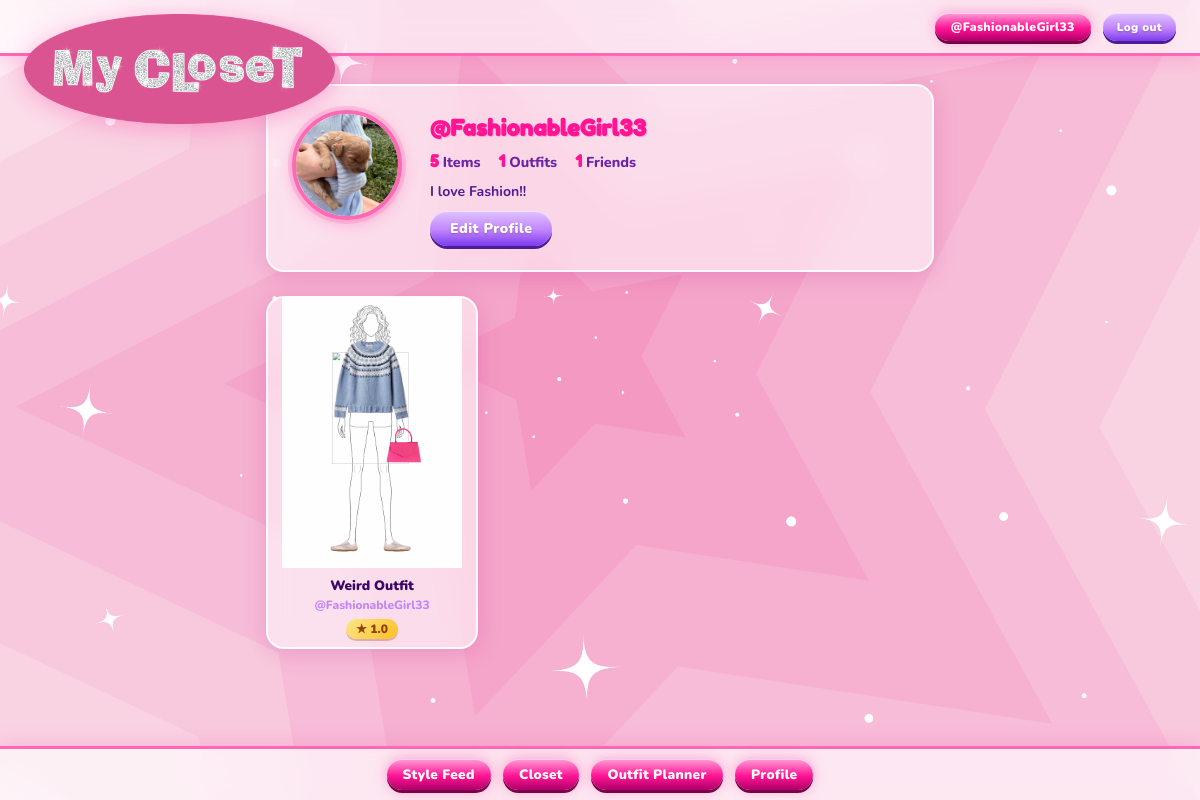
Page /mycloset/profile/ (signed in) on the committed database.
### mycloset/models.py (models this page shows, shortened)
class Profile(models.Model):
    user = models.ForeignKey(User, on_delete=models.CASCADE, related_name='mycloset_profiles')
    username = models.CharField(max_length=32, unique=True)
    profile_image = models.ImageField(upload_to='mycloset/profiles/', blank=True)
    bio = models.TextField(max_length=256, blank=True)

class Outfit(models.Model):
    profile = models.ForeignKey(Profile, on_delete=models.CASCADE)
    name = models.CharField(max_length=100)
    top = models.ForeignKey(ClothingItem, on_delete=models.CASCADE, related_name='outfit_as_top')
    top_x = models.IntegerField(null=True, blank=True)
    top_y = models.IntegerField(null=True, blank=True)
    top_width = models.PositiveIntegerField(null=True, blank=True)
    top_height = models.PositiveIntegerField(null=True, blank=True)
    bottom = models.ForeignKey(ClothingItem, on_delete=models.CASCADE, related_name='outfit_as_bottom')
    bottom_x = models.IntegerField(null=True, blank=True)
    bottom_y = models.IntegerField(null=True, blank=True)
    bottom_width = models.PositiveIntegerField(null=True, blank=True)
    bottom_height = models.PositiveIntegerField(null=True, blank=True)
    shoes = models.ForeignKey(ClothingItem, on_delete=models.SET_NULL, null=True, related_name='outfit_as_shoes')
    shoes_x = models.IntegerField(null=True, blank=True)
    shoes_y = models.IntegerField(null=True, blank=True)
    shoes_width = models.PositiveIntegerField(null=True, blank=True)
    shoes_height = models.PositiveIntegerField(null=True, blank=True)
    accessory = models.ForeignKey(ClothingItem, on_delete=models.SET_NULL, null=True, blank=True, related_name='outfit_as_accessory')
    accessory_x = models.IntegerField(null=True, blank=True)
    accessory_y = models.IntegerField(null=True, blank=True)
    accessory_width = models.PositiveIntegerField(null=True, blank=True)
    accessory_height = models.PositiveIntegerField(null=True, blank=True)
    DOLL_CENTER_X = 197
    @property
    def shoes_left_x(self):
        if self.shoes_x is not None and self.shoes_width:
            return 2 * self.DOLL_CENTER_X - self.shoes_x - self.shoes_width
        return None

class ClothingItem(models.Model):
    class ClothingType(models.TextChoices):
        TOP = 'TOP', 'Top'
        BOTTOM = 'BOTTOM', 'Bottom'
        SHOES = 'SHOES', 'Shoes'
        ACCESSORY = 'ACCESSORY', 'Accessory'
    profile = models.ForeignKey(Profile, on_delete=models.CASCADE)
    name = models.CharField(max_length=100)
    type = models.CharField(max_length=16, choices=ClothingType.choices)
    uploaded_image = models.ImageField(upload_to='mycloset/uploaded/')
    processed_image = models.ImageField(upload_to='mycloset/processed/', blank=True)
    uploaded_at = models.DateTimeField(auto_now_add=True)

### mycloset/views.py (the view)
# urls.py: path('profile/', ProfileDetailView.as_view(), name='mycloset_profile'),
class ProfileDetailView(MyClosetLoginRequiredMixin, DetailView):
    model = Profile
    template_name = 'mycloset/profile.html'
    context_object_name = 'profile'
    def get_object(self):
        return self.request.user.mycloset_profiles.first()
    def get_context_data(self, **kwargs):
        context = super().get_context_data(**kwargs)
        profile = self.object
        context['clothing_count'] = ClothingItem.objects.filter(profile=profile).count()
        context['outfits'] = Outfit.objects.filter(profile=profile).annotate(avg_rating=Avg('rating__rating')).order_by('-pk')
        context['outfit_count'] = context['outfits'].count()
        context['friend_count'] = Friendship.objects.filter(Q(profile1=profile) | Q(profile2=profile)).count()
        context['doll_url'] = DOLL_URL
        return context

### mycloset/templates/mycloset/profile.html (shortened to what this page needs)
{% extends 'mycloset/base.html' %}
{% load static %}
{% block body_class %}page-profile{% endblock %}
{% block content %}
<div class="profile_detail">
    {% if profile.profile_image %}
    <img src="{{ profile.profile_image.url }}" alt="Profile Image" class="profile-pic">
    {% else %}
    <div class="profile-initials">{{ profile.username|slice:":2"|upper }}</div>
    {% endif %}
    <div class="profile_info">
        <p class="profile_username">@{{ profile.username }}</p>
        <div class="profile_stats">
            <span><span class="stat_count">{{ clothing_count }}</span> Items</span>
            <span><span class="stat_count">{{ outfit_count }}</span> Outfits</span>
            <a href="{% url 'mycloset_friends' %}" class="stat-link"><span class="stat_count">{{ friend_count }}</span> Friends</a>
        </div>
        <p class="profile_bio">{{ profile.bio }}</p>
        <a href="{% url 'mycloset_update_profile' %}"><button type="button">Edit Profile</button></a>
    </div>
</div>
{% if outfits %}
<div class="outfits-grid" style="margin-top: 24px;">
    {% for outfit in outfits %}
    <a href="{% url 'mycloset_outfit_detail' outfit.pk %}" class="outfit-card">
        <div class="outfit-preview-clip">
            <div class="outfit-preview-scale">
                <div class="preview-doll-area">
                    {% include 'mycloset/outfit_doll.html' %}
                </div>
            </div>
        </div>
        <p>{{ outfit.name }}</p>
        <span class="outfit-username">@{{ outfit.profile.username }}</span>
        {% if outfit.avg_rating %}<span class="card-rating">&#9733; {{ outfit.avg_rating|floatformat:1 }}</span>{% endif %}
    </a>
    {% endfor %}
</div>
{% else %}
<p>No outfits yet. <a href="{% url 'mycloset_outfit_builder' %}">Create one!</a></p>
{% endif %}
{% endblock %}

### mycloset/templates/mycloset/base.html (shortened to what this page needs)
{% load static %}
<!DOCTYPE html>
<html lang="en">
<head>
    <link rel="stylesheet" href="{% static 'mycloset/style.css' %}">
</head>
<body class="{% block body_class %}{% endblock %}">
    <header>
        <div class="header_left">
            <a href="{% url 'mycloset_all_users' %}" class="header-logo-link">
                <img src="{% static 'mycloset/images/logo.png' %}" alt="My Closet" class="header-logo">
            </a>
        </div>
        {% if user.is_authenticated %}
        <div class="header_profile">
            <nav>
                <a href="{% url 'mycloset_profile' %}">@{{ user.mycloset_profiles.first.username }}</a>
            </nav>
            <form method="POST" action="{% url 'mycloset_logout' %}">
                <button type="submit">Log out</button>
            </form>
        </div>
        {% else %}
        <nav>
            <a href="{% url 'mycloset_login' %}">Log in</a>
        </nav>
        {% endif %}
    </header>
    <div class="content">
        {% block content %}
        {% endblock %}
    </div>
    {% if user.is_authenticated %}
    <footer>
        <nav>
            <a href="{% url 'mycloset_feed' %}">Style Feed</a>
            <a href="{% url 'mycloset_closet' %}">Closet</a>
            <a href="{% url 'mycloset_outfits' %}">Outfit Planner</a>
            <a href="{% url 'mycloset_profile' %}">Profile</a>
        </nav>
    </footer>
    {% endif %}
</body>
</html>

### mycloset/templates/mycloset/outfit_doll.html (shortened to what this page needs)
{% if outfit.shoes %}
<img src="{{ outfit.shoes.processed_image.url }}"
     style="position:absolute;z-index:1;left:{{ outfit.shoes_x }}px;top:{{ outfit.shoes_y }}px;width:{{ outfit.shoes_width }}px;height:{{ outfit.shoes_height }}px;">
{% if outfit.shoes_left_x is not None %}
<img src="{{ outfit.shoes.processed_image.url }}"
     style="position:absolute;z-index:1;left:{{ outfit.shoes_left_x }}px;top:{{ outfit.shoes_y }}px;width:{{ outfit.shoes_width }}px;height:{{ outfit.shoes_height }}px;transform:scaleX(-1);">
{% endif %}
{% endif %}
{% if outfit.top %}
<img src="{{ outfit.top.processed_image.url }}"
     style="position:absolute;z-index:3;left:{{ outfit.top_x }}px;top:{{ outfit.top_y }}px;width:{{ outfit.top_width }}px;height:{{ outfit.top_height }}px;">
{% endif %}
{% if outfit.accessory %}
<img src="{{ outfit.accessory.processed_image.url }}"
     style="position:absolute;z-index:4;left:{{ outfit.accessory_x }}px;top:{{ outfit.accessory_y }}px;width:{{ outfit.accessory_width }}px;height:{{ outfit.accessory_height }}px;">
{% endif %}

### rows in the picture
Profile: profile_image (picture), username "FashionableGirl33", bio "I love Fashion!!"
Outfit: shoes.processed_image (picture), top.processed_image (picture), accessory.processed_image (picture), name "Weird Outfit", profile.username "FashionableGirl33", avg_rating "1.0"

### other values in the picture
{{ user.mycloset_profiles.first.username }} "FashionableGirl33"
{{ clothing_count }} "5"
{{ outfit_count }} "1"
{{ friend_count }} "1"
